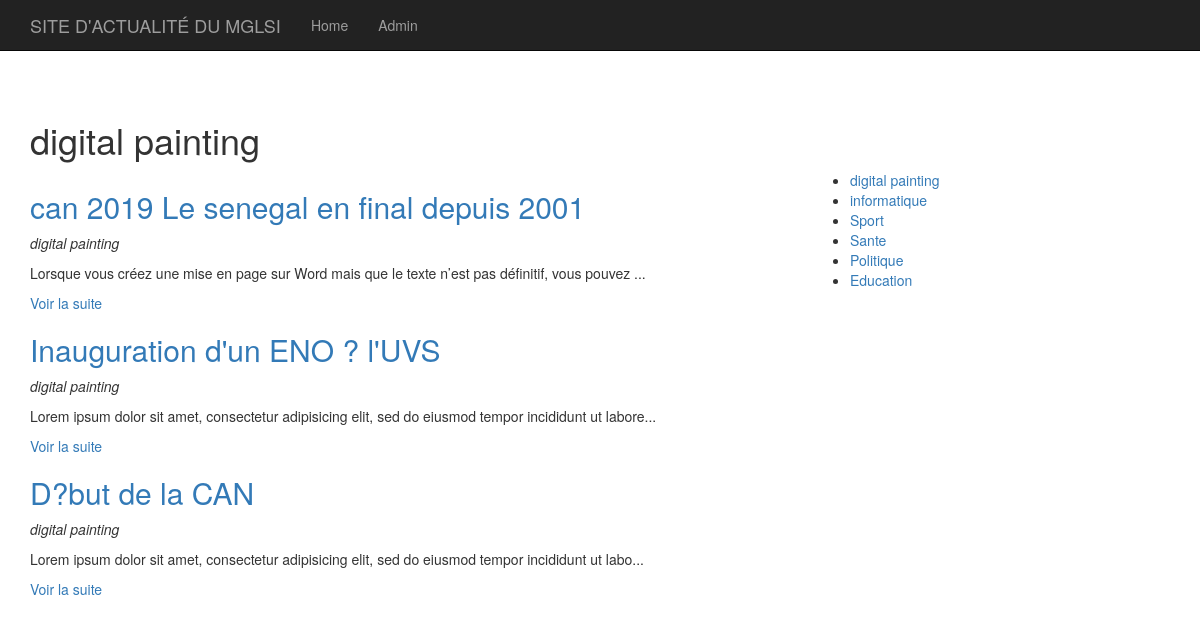
Page /index.php?p=posts.category&id=1 on the committed database.
### tables this page shows
CREATE TABLE `categories` (
  `id` int(11) NOT NULL,
  `titre` varchar(255) DEFAULT NULL
);

CREATE TABLE `articles` (
  `id` int(11) NOT NULL,
  `titre` varchar(255) DEFAULT NULL,
  `contenu` longtext,
  `date` datetime DEFAULT NULL,
  `category_id` int(11) DEFAULT NULL
);

### core/Controller/Controller.php (called while the page is built, shortened)
<?php
    class Controller{
        protected $viewPath;
        protected function render($view, $variables = []){
            extract($variables);
            require($this->viewPath . str_replace('.', '/', $view) . '.php');
        }
    }
?>

### app/Controller/PostsController.php (called while the page is built, shortened)
<?php
    class PostsController extends AppController{
        public function category(){
            $categorie = $this->Category->find($_GET['id']);
            $articles = $this->Post->lastByCategory($_GET['id']);
            $categories = $this->Category->all();
            $this->render('posts.category', compact('articles','categories', 'categorie'));
        }
    }
?>

### public/index.php (called while the page is built, shortened)
<?php
    if(isset($_GET['p'])){
        $page = $_GET['p'];
    }
    else{
        $page = 'posts.index';
    }
    $page = explode('.', $page);
    if($page[0] == 'admin'){
        $controller = '\App\Controller\Admin\\' . ucfirst($page[1]) . 'Controller';
        $action = $page[2];
    }
    else{
        $action = $page[1];
    }
    $controller = new $controller();
    $controller->$action();
?>

### core/Table/Table.php (called while the page is built, shortened)
<?php
    class Table{
        protected $table;
        protected $db;
        public function __construct(Database $db){
            $this->db = $db;
        }
        public function all(){
            return $this->query("SELECT * FROM " . $this->table);
        }
        public function find($id){
            return $this->query("SELECT * FROM {$this->table} WHERE id = ?", [$id], true);
        }
        public function query($statement, $attributes = null, $one = false){
            if($attributes){
                return $this->db->prepare(
                    $statement,
                    $attributes,
                    str_replace('Table', 'Entity', get_class($this)),
                    $one
                );
            }
             else{
                return $this->db->query(
                    $statement,
                    str_replace('Table', 'Entity', get_class($this)),
                     $one
                );
            }
        }
    }
?>

### core/Database/MysqlDatabase.php (called while the page is built, shortened)
<?php
    class MysqlDatabase extends Database{
        private $pdo;
        private function getPDO(){
            if($this->pdo === null){
                $pdo = new PDO('mysql:dbname=projet_mglsi1;host=localhost', 'root', '');
                $pdo->setAttribute(PDO::ATTR_ERRMODE, PDO::ERRMODE_EXCEPTION);
                $this->pdo = $pdo;
            }
            return $this->pdo;
        }
        public function query($statement, $class_name = null, $one = false){
            $req = $this->getPDO()->query($statement);
            if($class_name === null){
                $req->setFetchMode(PDO::FETCH_OBJ);
            }
            else{
                $req->setFetchMode(PDO::FETCH_CLASS, $class_name);
            }
            if($one){
                $datas = $req->fetch();
            }
            else{
                $datas = $req->fetchAll();
            }
            return $datas;
        }
        public function prepare($statement, $attributes, $class_name = null, $one = false){
            $req = $this->getPDO()->prepare($statement);
            $res = $req->execute($attributes);
            if($class_name === null){
                $req->setFetchMode(PDO::FETCH_OBJ);
            }
            else{
                $req->setFetchMode(PDO::FETCH_CLASS, $class_name);
            }
            if($one){
                $datas = $req->fetch();
            }
            else{
                $datas = $req->fetchAll();
            }
            return $datas;
        }
    }
?>

### app/Autoloader.php (called while the page is built, shortened)
<?php
  class Autoloader{
      static function autoload($class){
          if (strpos($class, __NAMESPACE__ . '\\') === 0){
              $class = str_replace(__NAMESPACE__ . '\\', '', $class);
              $class = str_replace('\\', '/', $class);
          }
      }
  }

### core/Autoloader.php (called while the page is built, shortened)
<?php
  class Autoloader{
      static function autoload($class){
          if (strpos($class, __NAMESPACE__ . '\\') === 0){
              $class = str_replace(__NAMESPACE__ . '\\', '', $class);
              $class = str_replace('\\', '/', $class);
          }
      }
  }

### app/Table/PostTable.php (called while the page is built, shortened)
<?php
    class PostTable extends Table{
        public function lastByCategory($category_id){
            return $this->query("
                SELECT articles.id, articles.titre, articles.contenu, articles.date, categories.titre as categorie
                FROM articles
                LEFT JOIN categories ON category_id = categories.id
                WHERE articles.category_id = ?
                ORDER BY articles.date DESC",
                [$category_id]
              );
        }
    }
?>

### core/Entity/Entity.php (called while the page is built, shortened)
<?php
    class Entity{
        public function __get($key){
            $method = 'get' . ucfirst($key);
            $this->$key = $this->$method();
            return $this->$key;
        }
    }
?>

### app/Entity/CategoryEntity.php (called while the page is built, shortened)
<?php
    class CategoryEntity extends Entity{
        public function getUrl(){
          return 'index.php?p=posts.category&id=' . $this->id;
        }
    }
?>

### app/Views/posts/category.php (the view)
<h1><?= $categorie->titre; ?></H1>
<div class="row">
    <div class="col-sm-8">
        <?php
            foreach ($articles as $post) :
        ?>
            <h2><a href="<?= $post->url; ?>"><?= $post->titre; ?></a></h2>
            <p><em><?= $post->categorie; ?></em></p>
            <p><?= $post->extrait; ?></p>
        <?php endforeach; ?>
    </div>
    <div class="col-sm-4">
        <ul>
            <?php foreach ($categories as $categorie) : ?>
                <li><a href="<?= $categorie->url; ?>"><?= $categorie->titre; ?></a></li>
            <?php endforeach; ?>
        </ul>
    </div>
</div>

### app/Entity/PostEntity.php (shortened to what this page needs)
<?php
    class PostEntity extends Entity{
        public function getUrl(){
          return 'index.php?p=posts.single&id=' . $this->id;
        }
        public function getExtrait(){
          $html = '<p>' . substr($this->contenu, 0, 100) . '...</p>';
          $html .= '<p><a href="' . $this->getUrl() . '">Voir la suite</a></p>';
          return $html;
        }
    }
?>

### rows in the picture
categories: titre "digital painting"
articles: titre "can 2019 Le senegal en final depuis 2001", category.titre "digital painting", contenu "Lorsque vous créez une mise en page sur Word mais que le texte n’est pas définitif, vous pouvez"
articles: titre "Inauguration d'un ENO ? l'UVS", category.titre "digital painting", contenu "Lorem ipsum dolor sit amet, consectetur adipisicing elit, sed do eiusmod tempor incididunt ut labore"
articles: titre "D?but de la CAN", category.titre "digital painting", contenu "Lorem ipsum dolor sit amet, consectetur adipisicing elit, sed do eiusmod tempor incididunt ut labo"
categories: titre "informatique"
categories: titre "Sport"
categories: titre "Sante"
categories: titre "Politique"
categories: titre "Education"
